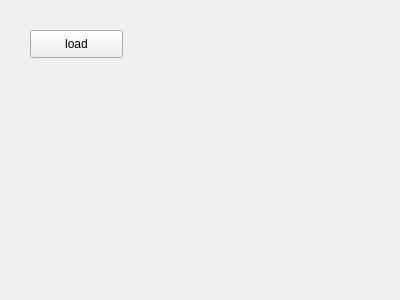
<?xml version="1.0" encoding="UTF-8"?>
<ui version="4.0">
 <class>Widget</class>
 <widget class="QWidget" name="Widget">
  <property name="geometry">
   <rect>
    <x>0</x>
    <y>0</y>
    <width>400</width>
    <height>300</height>
   </rect>
  </property>
  <property name="windowTitle">
   <string>Widget</string>
  </property>
  <widget class="QPushButton" name="pushButton">
   <property name="geometry">
    <rect>
     <x>30</x>
     <y>30</y>
     <width>93</width>
     <height>28</height>
    </rect>
   </property>
   <property name="text">
    <string>load</string>
   </property>
  </widget>
 </widget>
 <layoutdefault spacing="6" margin="11"/>
 <resources/>
 <connections/>
</ui>
